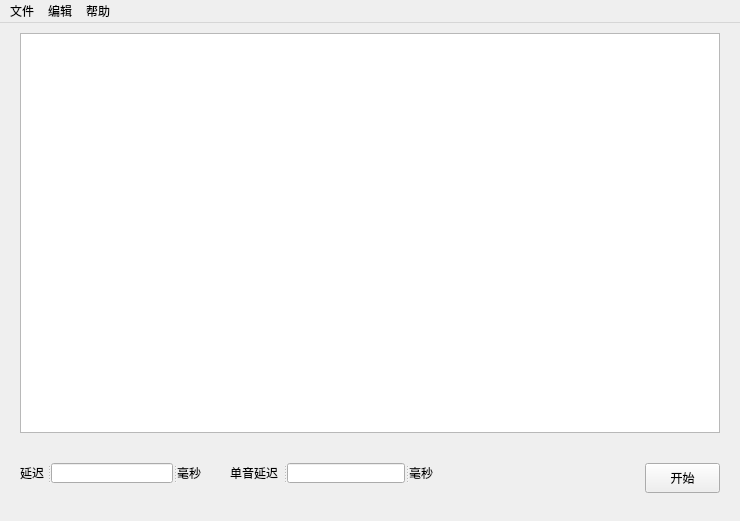
<?xml version="1.0" encoding="UTF-8"?>
<ui version="4.0">
 <class>MainWindow</class>
 <widget class="QMainWindow" name="MainWindow">
  <property name="geometry">
   <rect>
    <x>0</x>
    <y>0</y>
    <width>740</width>
    <height>521</height>
   </rect>
  </property>
  <property name="font">
   <font>
    <kerning>true</kerning>
   </font>
  </property>
  <property name="windowTitle">
   <string>MainWindow</string>
  </property>
  <property name="dockOptions">
   <set>QMainWindow::AllowTabbedDocks|QMainWindow::AnimatedDocks</set>
  </property>
  <widget class="QWidget" name="centralwidget">
   <widget class="QPlainTextEdit" name="noteContainer">
    <property name="geometry">
     <rect>
      <x>20</x>
      <y>10</y>
      <width>700</width>
      <height>400</height>
     </rect>
    </property>
    <property name="font">
     <font>
      <pointsize>14</pointsize>
      <kerning>true</kerning>
     </font>
    </property>
   </widget>
   <widget class="QPushButton" name="startBtn">
    <property name="geometry">
     <rect>
      <x>645</x>
      <y>440</y>
      <width>75</width>
      <height>30</height>
     </rect>
    </property>
    <property name="sizePolicy">
     <sizepolicy hsizetype="Fixed" vsizetype="Fixed">
      <horstretch>1</horstretch>
      <verstretch>0</verstretch>
     </sizepolicy>
    </property>
    <property name="text">
     <string>开始</string>
    </property>
   </widget>
   <widget class="QSplitter" name="noteDelaySplitter">
    <property name="geometry">
     <rect>
      <x>230</x>
      <y>440</y>
      <width>205</width>
      <height>20</height>
     </rect>
    </property>
    <property name="orientation">
     <enum>Qt::Horizontal</enum>
    </property>
    <widget class="QLabel" name="noteDelayText">
     <property name="text">
      <string>单音延迟</string>
     </property>
    </widget>
    <widget class="QLineEdit" name="noteDelay"/>
    <widget class="QLabel" name="unitMs_2">
     <property name="text">
      <string>毫秒</string>
     </property>
    </widget>
   </widget>
   <widget class="QSplitter" name="gloablDelaySplitter">
    <property name="geometry">
     <rect>
      <x>20</x>
      <y>440</y>
      <width>181</width>
      <height>20</height>
     </rect>
    </property>
    <property name="orientation">
     <enum>Qt::Horizontal</enum>
    </property>
    <widget class="QLabel" name="delayText">
     <property name="enabled">
      <bool>true</bool>
     </property>
     <property name="sizePolicy">
      <sizepolicy hsizetype="Fixed" vsizetype="Fixed">
       <horstretch>1</horstretch>
       <verstretch>0</verstretch>
      </sizepolicy>
     </property>
     <property name="text">
      <string>延迟</string>
     </property>
    </widget>
    <widget class="QLineEdit" name="gloablDelay">
     <property name="sizePolicy">
      <sizepolicy hsizetype="Fixed" vsizetype="Fixed">
       <horstretch>1</horstretch>
       <verstretch>0</verstretch>
      </sizepolicy>
     </property>
    </widget>
    <widget class="QLabel" name="unitMs">
     <property name="sizePolicy">
      <sizepolicy hsizetype="Fixed" vsizetype="Preferred">
       <horstretch>0</horstretch>
       <verstretch>0</verstretch>
      </sizepolicy>
     </property>
     <property name="text">
      <string>毫秒</string>
     </property>
    </widget>
   </widget>
  </widget>
  <widget class="QMenuBar" name="menubar">
   <property name="geometry">
    <rect>
     <x>0</x>
     <y>0</y>
     <width>740</width>
     <height>23</height>
    </rect>
   </property>
   <widget class="QMenu" name="help">
    <property name="title">
     <string>帮助</string>
    </property>
    <addaction name="actionuse"/>
    <addaction name="actionabout"/>
   </widget>
   <widget class="QMenu" name="file">
    <property name="title">
     <string>文件</string>
    </property>
    <addaction name="actionopen"/>
    <addaction name="separator"/>
    <addaction name="actionsave"/>
    <addaction name="actionsaveAs"/>
   </widget>
   <widget class="QMenu" name="edit">
    <property name="title">
     <string>编辑</string>
    </property>
    <addaction name="actionnoteDelay"/>
   </widget>
   <addaction name="file"/>
   <addaction name="edit"/>
   <addaction name="help"/>
  </widget>
  <widget class="QStatusBar" name="statusbar">
   <property name="sizeGripEnabled">
    <bool>false</bool>
   </property>
  </widget>
  <action name="actionuse">
   <property name="text">
    <string>使用说明</string>
   </property>
  </action>
  <action name="actionabout">
   <property name="text">
    <string>关于</string>
   </property>
  </action>
  <action name="actionsave">
   <property name="text">
    <string>保存</string>
   </property>
   <property name="shortcut">
    <string>Ctrl+S</string>
   </property>
  </action>
  <action name="actionopen">
   <property name="text">
    <string>打开</string>
   </property>
   <property name="shortcut">
    <string>Ctrl+O</string>
   </property>
  </action>
  <action name="actionsaveAs">
   <property name="text">
    <string>另存为</string>
   </property>
   <property name="shortcut">
    <string>Ctrl+Shift+S</string>
   </property>
  </action>
  <action name="actiongloablDelay">
   <property name="text">
    <string>gloablDelay</string>
   </property>
  </action>
  <action name="actionnoteDelay">
   <property name="checkable">
    <bool>true</bool>
   </property>
   <property name="text">
    <string>启用单音延迟</string>
   </property>
  </action>
 </widget>
 <resources/>
 <connections/>
</ui>
